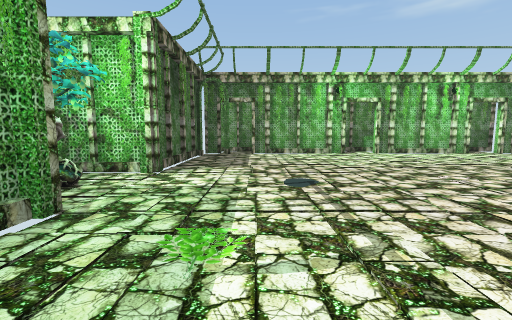
view 1 (above)

12 first-person views from a walk through a scene from a Unity 3-D project. The camera is 1.2 m above the floor, tilts 6° down and sees 90° across. The floor is counted in squares, 2 m on a side. Each view is taken from the middle of a square. On the plan, view 1 faces up. The plan holds only what a view shows up to about 9 squares ahead; the rest is blank.

view 2
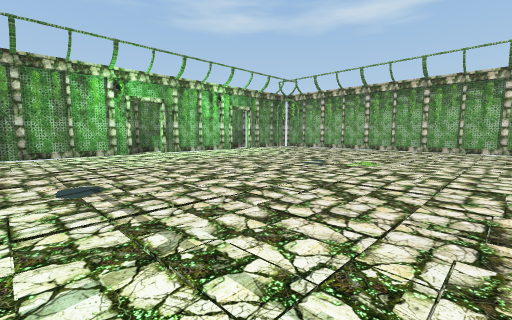

view 3
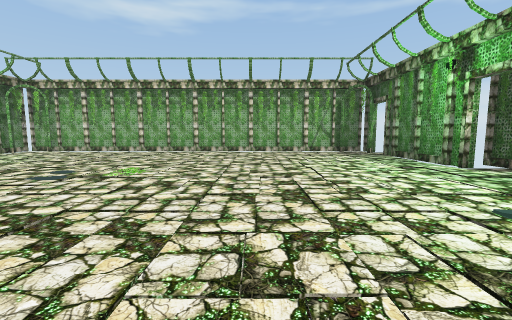

view 4
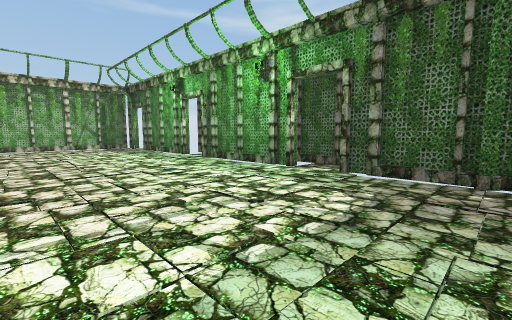

view 5
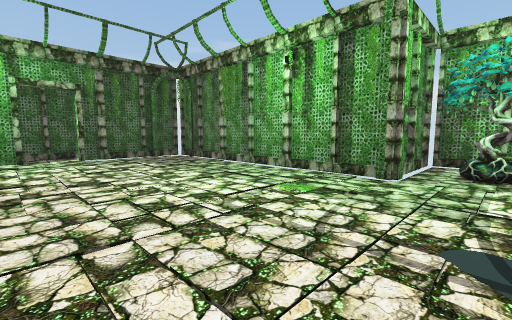

view 6
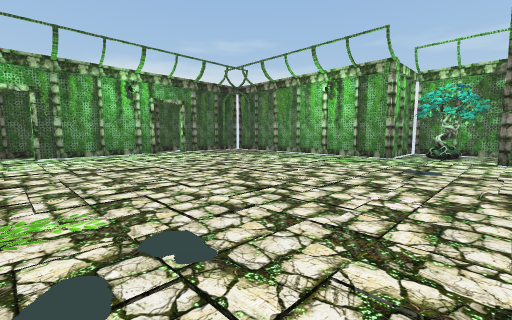

view 7
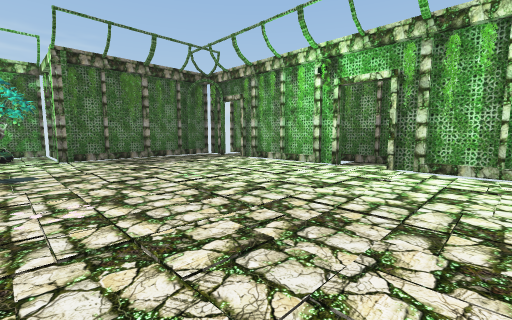

view 8
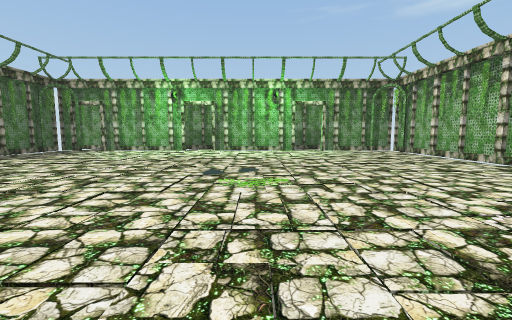

view 9
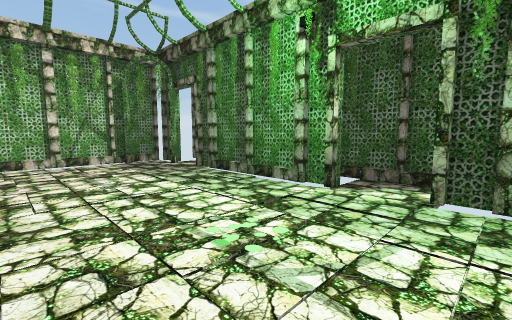

view 10
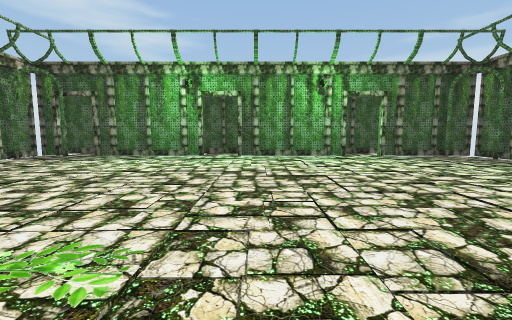

view 11
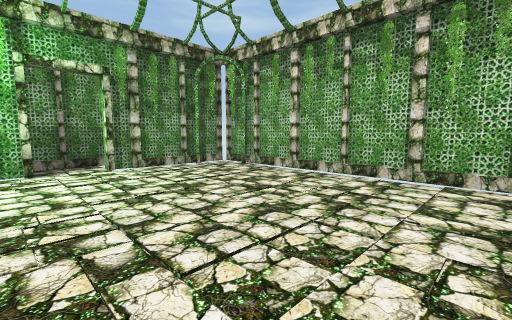

view 12
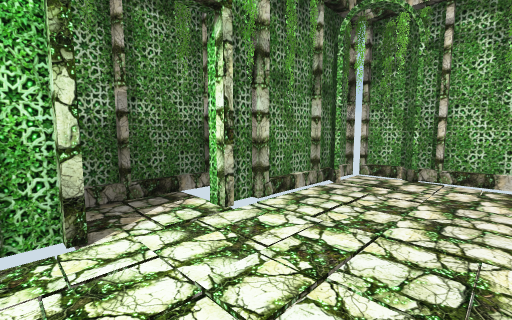

### Floor plan
Points are (right, up) in squares from view 1. A wall is a line through its corners. A room is listed if a view was taken in it or the views show most of it. See-through windows are left out.
Room 1 (views 1, 2, 3, 4, 5, 6, 7, 8, 9, 10, 11, 12)
walls: (-1.7, 2.1) (-1.7, -3.7) (0.9, -3.7); (2.8, 7.6) (-0.1, 7.6); (-1.4, 4) (-3.7, 4) (-3.7, 1.9) (-1.5, 1.9); (5.2, -3.7) (8.1, -3.7); (6.4, 7.6) (3.5, 7.6); (1.6, -3.7) (4.5, -3.7); (3.9, 8.4) (2.2, 8.4); (4.4, -4.4) (5.9, -4.4); (0.4, -4.4) (2.1, -4.4); (7.8, 8.4) (6.2, 8.4); (-1, 7.6) (-1.7, 7.6) (-1.7, 3.8); (9, -3.7) (9.7, -3.7) (9.7, 7.6) (7.1, 7.6); (-0.1, 8.4) (-1.5, 8.4); (8.5, -4.4) (9.5, -4.4)
objects: other object (-3, 3) to (-2, 3); other object (-1, -3); other object (-1, 7); other object (9, -3); other object (9, 7)

Where each view was taken, in squares from view 1:
view 1: 0 up, 0 right, facing up
view 2: 0 up, 0 right, facing up-right
view 3: 0 up, 1 right, facing right
view 4: 0 up, 1 left, facing down-right
view 5: 3 up, 2 right, facing down-left
view 6: 4 up, 5 right, facing down-left
view 7: 3 up, 5 right, facing up-left
view 8: 1 down, 5 right, facing up
view 9: 1 down, 4 right, facing down-right
view 10: 3 up, 4 right, facing down
view 11: 3 up, 6 right, facing up-right
view 12: 6 up, 6 right, facing up-right
